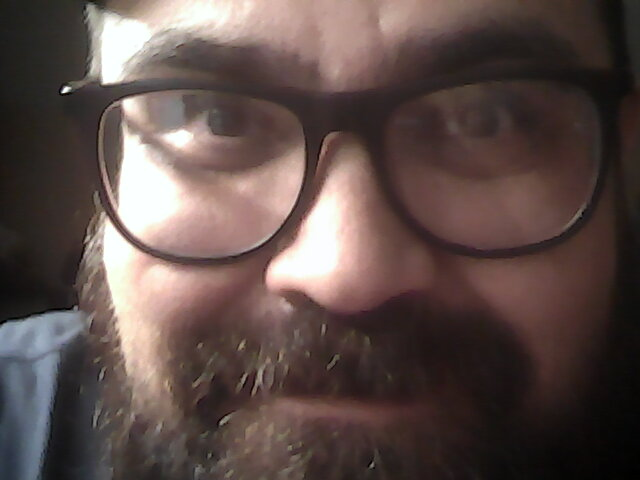
#> input picture assets/test.jpg, 640 x 480 px
$ python image_to_ascii.py
#> lines starting #> are read from the running program, lines starting #| are printed output that depends on the picture
#!/usr/bin/env python3
"""Convert an image into ASCII art and store the result in a text file."""

from __future__ import annotations

import argparse
import sys
from pathlib import Path

import cv2  # type: ignore
import numpy as np

ASCII_GRADIENT = "@%#*+=-:. "
# Terminal characters are taller than they are wide, so compensate when scaling.
CHAR_ASPECT_RATIO = 0.55


def parse_args() -> argparse.Namespace:
    parser = argparse.ArgumentParser(description="Convert an image to ASCII art.")
    parser.add_argument(
        "image_path",
        nargs="?",
        default="assets/test.jpg",
        help="Path to the source image (default: %(default)s)",
    )
    parser.add_argument(
        "--width",
        type=int,
        default=80,
        help="Target width for the ASCII art in characters (default: %(default)s)",
    )
    parser.add_argument(
        "--output",
        type=Path,
        default=Path("output/frame.txt"),
        help="Where to store the ASCII art text output (default: %(default)s)",
    )
    return parser.parse_args()


def load_image(path: Path) -> np.ndarray:
    image = cv2.imread(str(path))
#> image is the input picture: shape (480, 640, 3); mean B, G, R 73.5, 77.2, 93.5
    if image is None:
        raise FileNotFoundError(f"Unable to load image at '{path}'.")
    return image


def resize_image(image: np.ndarray, target_width: int) -> np.ndarray:
#> called with target_width = 80
    height, width = image.shape[:2]
#> height = 480; width = 640
    if target_width <= 0:
        raise ValueError("Target width must be greater than zero.")

    scale = target_width / float(width)
#> scale = 0.125
    target_height = max(1, int(height * scale * CHAR_ASPECT_RATIO))
#> target_height = 33
    return cv2.resize(image, (target_width, target_height), interpolation=cv2.INTER_AREA)
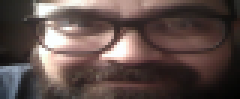
#> returned value: shape (33, 80, 3) (shown 3 times larger); mean of channels 0, 1, 2 73.5, 77.2, 93.5; drawn as B, G, R


def to_ascii(image: np.ndarray) -> str:
    gray = cv2.cvtColor(image, cv2.COLOR_BGR2GRAY)
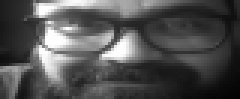
#> gray: shape (33, 80) (shown 3 times larger); min 2, max 254, mean 81.7
    normalized = gray / 255.0
    num_chars = len(ASCII_GRADIENT)
    indices = (normalized * (num_chars - 1)).astype(int)
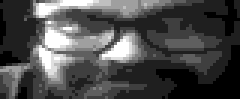
#> indices: shape (33, 80) int64 (shown 3 times larger); min 0, max 8, mean 2.37; drawn with min black and max white

    rows = ["".join(ASCII_GRADIENT[pixel] for pixel in row) for row in indices]
    return "\n".join(rows)


def main() -> int:
    args = parse_args()
    image_path = Path(args.image_path)
    output_path = args.output

    try:
        image = load_image(image_path)
        resized = resize_image(image, args.width)
        ascii_art = to_ascii(resized)
    except FileNotFoundError as exc:
        print(f"Error: {exc}", file=sys.stderr)
        return 1
    except ValueError as exc:
        print(f"Error: {exc}", file=sys.stderr)
        return 2
    except Exception as exc:  # pragma: no cover - catch unexpected OpenCV errors
        print(f"Unexpected error: {exc}", file=sys.stderr)
        return 3

    output_path.parent.mkdir(parents=True, exist_ok=True)
    output_path.write_text(ascii_art)
    print(f"ASCII art saved to {output_path}")
    return 0


if __name__ == "__main__":
    raise SystemExit(main())
#> (the program exits here)
